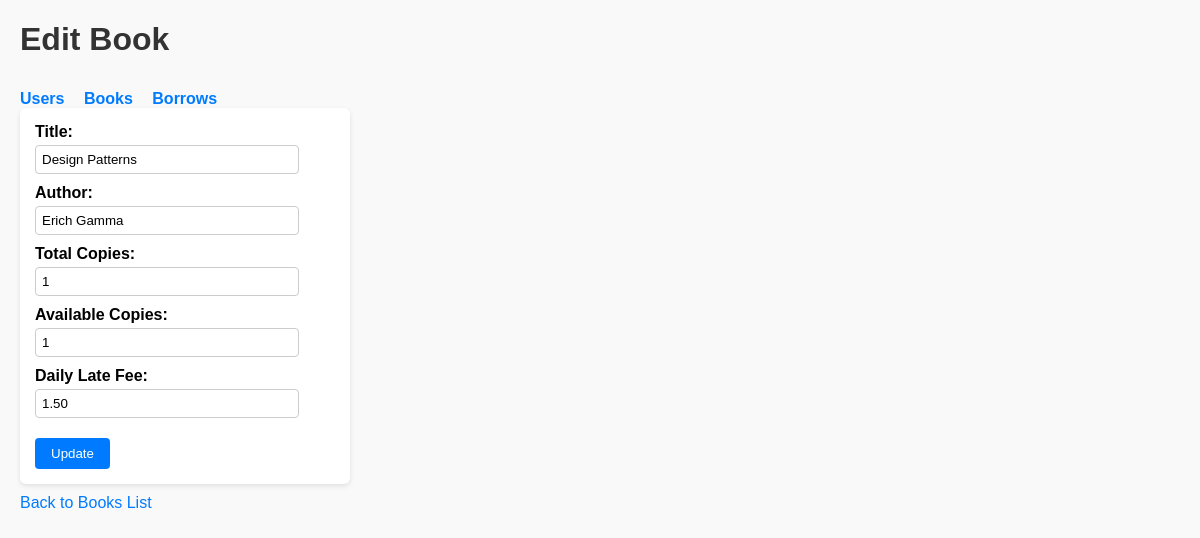
Screenshot of /public/book/edit/3 with the database file from the repository.
### tables this page shows
CREATE TABLE IF NOT EXISTS books (
  id INT AUTO_INCREMENT PRIMARY KEY,
  title VARCHAR(255) NOT NULL,
  author VARCHAR(150) NOT NULL,
  total_copies INT NOT NULL DEFAULT 1,
  available_copies INT NOT NULL DEFAULT 1,
  daily_late_fee DECIMAL(8,2) DEFAULT 0.50,
  created_at TIMESTAMP DEFAULT CURRENT_TIMESTAMP
);

### app/Controllers/BookController.php (called while the page is built, shortened)
<?php
class BookController extends Controller {
    private Book $bookModel;
    public function __construct() {
        $this->bookModel = new Book();
    }
    public function edit($id = 0): void {
        $id = (int)$id;
        $book = $this->bookModel->find($id);
        $this->view('books/form.php', ['book' => $book]);
    }
}

### public/index.php (called while the page is built, shortened)
<?php
spl_autoload_register(function($class) {
    $prefix = 'App\\';
    $baseDir = __DIR__ . '/../app/';
    if (str_starts_with($class, $prefix)) {
        $relative = substr($class, strlen($prefix));
        $path = $baseDir . str_replace('\\', '/', $relative) . '.php';
    }
});
$uri = trim(str_replace('/library-mvc/public/', '', $_SERVER['REQUEST_URI']), '/');
$segments = explode('/', $uri);
$action     = $segments[1] ?? 'index';
$params     = array_slice($segments, 2);
$action     = preg_replace('/[^a-zA-Z0-9]/', '', $action);
$ctrl = new $controllerClass();
call_user_func_array([$ctrl, $action], $params);

### app/Core/Database.php (called while the page is built, shortened)
<?php
class Database {
    private static ?PDO $instance = null;
    public static function getInstance(): PDO {
        if (self::$instance === null) {
            $db = new self();
            $dsn = "mysql:host={$db->host};dbname={$db->db};charset={$db->charset}";
            try {
                $pdo = new PDO($dsn, $db->user, $db->pass, [
                    PDO::ATTR_ERRMODE => PDO::ERRMODE_EXCEPTION,
                    PDO::ATTR_DEFAULT_FETCH_MODE => PDO::FETCH_ASSOC,
                    PDO::ATTR_EMULATE_PREPARES => false,
                ]);
                self::$instance = $pdo;
            } catch (PDOException $e) {
                error_log('Database Connection Error: ' . $e->getMessage());
                throw new PDOException('Database connection failed.');
            }
        }
        return self::$instance;
    }
}

### app/Core/Model.php (called while the page is built, shortened)
<?php
class Model {
    public function __construct() {
        $this->db = Database::getInstance();
    }
}

### app/Models/Book.php (called while the page is built, shortened)
<?php
class Book extends Model {
    protected string $table = 'books';
    public function find(int $id): ?array {
        $stmt = $this->db->prepare("SELECT * FROM {$this->table} WHERE id = :id LIMIT 1");
        $stmt->execute(['id' => $id]);
        $res = $stmt->fetch();
        return $res ?: null;
    }
}

### app/Views/books/form.php (the view, shortened to what this page needs)
<?php
$id = $book['id'] ?? null;
$title = $book['title'] ?? '';
$author = $book['author'] ?? '';
$totalCopies = $book['total_copies'] ?? 1;
$availableCopies = $book['available_copies'] ?? 1;
$dailyLateFee = $book['daily_late_fee'] ?? 0.5;
$isEdit = isset($book);
$formAction = $isEdit
    ? "/library-mvc/public/book/edit/{$id}"
    : "/library-mvc/public/book/create";
?>
<!doctype html>
<html lang="en">
<head>
</head>
<body>
    <h1><?= $isEdit ? 'Edit' : 'Add' ?> Book</h1>
    <nav>
        <a href="/library-mvc/public/user/index">Users</a>
        <a href="/library-mvc/public/book/index">Books</a>
        <a href="/library-mvc/public/borrow/index">Borrows</a>
    </nav>
    <form method="post" action="<?= htmlspecialchars($formAction, ENT_QUOTES) ?>">
        <label for="title">Title:
            <input type="text" id="title" name="title" required value="<?= htmlspecialchars($title, ENT_QUOTES) ?>">
        </label>
        <label for="author">Author:
            <input type="text" id="author" name="author" required value="<?= htmlspecialchars($author, ENT_QUOTES) ?>">
        </label>
        <label for="total_copies">Total Copies:
            <input type="number" id="total_copies" name="total_copies" min="1" required value="<?= htmlspecialchars($totalCopies, ENT_QUOTES) ?>">
        </label>
        <label for="available_copies">Available Copies:
            <input type="number" id="available_copies" name="available_copies" min="0" required value="<?= htmlspecialchars($availableCopies, ENT_QUOTES) ?>">
        </label>
        <label for="daily_late_fee">Daily Late Fee:
            <input type="number" id="daily_late_fee" name="daily_late_fee" step="0.01" min="0" value="<?= htmlspecialchars($dailyLateFee, ENT_QUOTES) ?>">
        </label>
        <button type="submit"><?= $isEdit ? 'Update' : 'Save' ?></button>
    </form>
    <a href="/library-mvc/public/book/index">Back to Books List</a>
</body>
</html>

### app/Views/books/form.php (style rules this page uses)
body { font-family: Arial, sans-serif; margin: 20px; background: #f9f9f9; }
h1 { color: #333; }
label { display: block; margin-bottom: 10px; font-weight: bold; }
input { padding: 6px; width: 250px; margin-top: 4px; border: 1px solid #ccc; border-radius: 4px; }
button { padding: 8px 16px; margin-top: 10px; cursor: pointer; background-color: #007BFF; color: #fff; border: none; border-radius: 4px; }
a { display: inline-block; margin-top: 10px; text-decoration: none; color: #007BFF; }
nav a { margin-right: 15px; font-weight: bold; }
form { background: #fff; padding: 15px; border-radius: 6px; box-shadow: 0 2px 5px rgba(0,0,0,0.1); width: 300px; }

### rows the page displays
books: title "Design Patterns", author "Erich Gamma", total_copies "1", available_copies "1", daily_late_fee "1.50"
